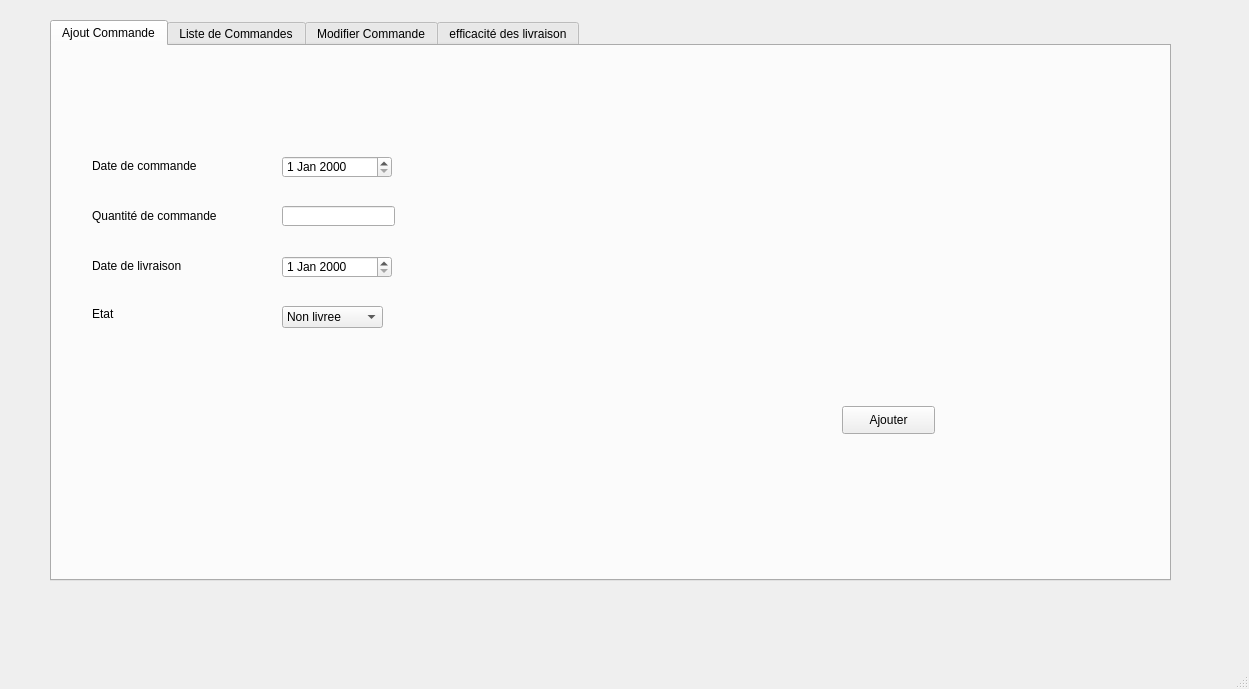
<?xml version="1.0" encoding="UTF-8"?>
<ui version="4.0">
 <class>CommandeWindow</class>
 <widget class="QMainWindow" name="CommandeWindow">
  <property name="geometry">
   <rect>
    <x>0</x>
    <y>0</y>
    <width>1249</width>
    <height>689</height>
   </rect>
  </property>
  <property name="windowTitle">
   <string>CommandeWindow</string>
  </property>
  <widget class="QWidget" name="centralwidget">
   <widget class="QTabWidget" name="tabWidget">
    <property name="geometry">
     <rect>
      <x>50</x>
      <y>20</y>
      <width>1121</width>
      <height>561</height>
     </rect>
    </property>
    <property name="currentIndex">
     <number>0</number>
    </property>
    <widget class="QWidget" name="tab">
     <attribute name="title">
      <string>Ajout Commande</string>
     </attribute>
     <widget class="QComboBox" name="Etat">
      <property name="geometry">
       <rect>
        <x>230</x>
        <y>260</y>
        <width>101</width>
        <height>22</height>
       </rect>
      </property>
      <item>
       <property name="text">
        <string>Non livree</string>
       </property>
      </item>
     </widget>
     <widget class="QPushButton" name="AjoutCo">
      <property name="geometry">
       <rect>
        <x>790</x>
        <y>360</y>
        <width>93</width>
        <height>28</height>
       </rect>
      </property>
      <property name="text">
       <string>Ajouter</string>
      </property>
     </widget>
     <widget class="QDateEdit" name="DL">
      <property name="geometry">
       <rect>
        <x>230</x>
        <y>210</y>
        <width>110</width>
        <height>22</height>
       </rect>
      </property>
     </widget>
     <widget class="QLabel" name="label_3">
      <property name="geometry">
       <rect>
        <x>40</x>
        <y>210</y>
        <width>121</width>
        <height>20</height>
       </rect>
      </property>
      <property name="text">
       <string>Date de livraison </string>
      </property>
     </widget>
     <widget class="QDateEdit" name="DC">
      <property name="geometry">
       <rect>
        <x>230</x>
        <y>110</y>
        <width>110</width>
        <height>22</height>
       </rect>
      </property>
     </widget>
     <widget class="QLabel" name="label">
      <property name="geometry">
       <rect>
        <x>40</x>
        <y>110</y>
        <width>141</width>
        <height>20</height>
       </rect>
      </property>
      <property name="text">
       <string>Date de commande</string>
      </property>
     </widget>
     <widget class="QLabel" name="label_4">
      <property name="geometry">
       <rect>
        <x>40</x>
        <y>260</y>
        <width>71</width>
        <height>16</height>
       </rect>
      </property>
      <property name="text">
       <string>Etat</string>
      </property>
     </widget>
     <widget class="QLabel" name="label_2">
      <property name="geometry">
       <rect>
        <x>40</x>
        <y>160</y>
        <width>161</width>
        <height>20</height>
       </rect>
      </property>
      <property name="text">
       <string>Quantité de commande</string>
      </property>
     </widget>
     <widget class="QLineEdit" name="QC">
      <property name="geometry">
       <rect>
        <x>230</x>
        <y>160</y>
        <width>113</width>
        <height>20</height>
       </rect>
      </property>
     </widget>
    </widget>
    <widget class="QWidget" name="tab_2">
     <attribute name="title">
      <string>Liste de Commandes</string>
     </attribute>
     <widget class="QTableView" name="Commandelist">
      <property name="geometry">
       <rect>
        <x>50</x>
        <y>150</y>
        <width>881</width>
        <height>351</height>
       </rect>
      </property>
     </widget>
     <widget class="QPushButton" name="supco">
      <property name="geometry">
       <rect>
        <x>310</x>
        <y>110</y>
        <width>93</width>
        <height>28</height>
       </rect>
      </property>
      <property name="text">
       <string>supprimer</string>
      </property>
     </widget>
     <widget class="QLineEdit" name="idsup">
      <property name="geometry">
       <rect>
        <x>60</x>
        <y>110</y>
        <width>231</width>
        <height>21</height>
       </rect>
      </property>
      <property name="text">
       <string/>
      </property>
     </widget>
     <widget class="QPushButton" name="chercherC">
      <property name="geometry">
       <rect>
        <x>430</x>
        <y>110</y>
        <width>93</width>
        <height>28</height>
       </rect>
      </property>
      <property name="text">
       <string>chercher</string>
      </property>
     </widget>
     <widget class="QPushButton" name="statistique">
      <property name="geometry">
       <rect>
        <x>550</x>
        <y>110</y>
        <width>93</width>
        <height>28</height>
       </rect>
      </property>
      <property name="text">
       <string>Statistique</string>
      </property>
     </widget>
     <widget class="QComboBox" name="comboBox">
      <property name="geometry">
       <rect>
        <x>710</x>
        <y>110</y>
        <width>151</width>
        <height>22</height>
       </rect>
      </property>
      <item>
       <property name="text">
        <string/>
       </property>
      </item>
      <item>
       <property name="text">
        <string>Date commande ascendant</string>
       </property>
      </item>
      <item>
       <property name="text">
        <string>Date commande descandant</string>
       </property>
      </item>
      <item>
       <property name="text">
        <string>Date de livraison ascendant</string>
       </property>
      </item>
      <item>
       <property name="text">
        <string>Date de livraison descandant</string>
       </property>
      </item>
     </widget>
     <widget class="QPushButton" name="exportpdf">
      <property name="geometry">
       <rect>
        <x>740</x>
        <y>50</y>
        <width>93</width>
        <height>28</height>
       </rect>
      </property>
      <property name="text">
       <string>Exporter PDF</string>
      </property>
     </widget>
    </widget>
    <widget class="QWidget" name="tab_3">
     <attribute name="title">
      <string>Modifier Commande</string>
     </attribute>
     <widget class="QLabel" name="label_5">
      <property name="geometry">
       <rect>
        <x>130</x>
        <y>80</y>
        <width>141</width>
        <height>20</height>
       </rect>
      </property>
      <property name="text">
       <string>Date de commande</string>
      </property>
     </widget>
     <widget class="QLabel" name="label_6">
      <property name="geometry">
       <rect>
        <x>140</x>
        <y>140</y>
        <width>171</width>
        <height>16</height>
       </rect>
      </property>
      <property name="text">
       <string>Quantité de commande</string>
      </property>
     </widget>
     <widget class="QLabel" name="label_7">
      <property name="geometry">
       <rect>
        <x>140</x>
        <y>200</y>
        <width>121</width>
        <height>16</height>
       </rect>
      </property>
      <property name="text">
       <string>Date de livraison </string>
      </property>
     </widget>
     <widget class="QLabel" name="label_8">
      <property name="geometry">
       <rect>
        <x>140</x>
        <y>280</y>
        <width>71</width>
        <height>16</height>
       </rect>
      </property>
      <property name="text">
       <string>Etat</string>
      </property>
     </widget>
     <widget class="QDateEdit" name="DCM">
      <property name="geometry">
       <rect>
        <x>340</x>
        <y>80</y>
        <width>110</width>
        <height>22</height>
       </rect>
      </property>
     </widget>
     <widget class="QLineEdit" name="QCM">
      <property name="geometry">
       <rect>
        <x>330</x>
        <y>140</y>
        <width>113</width>
        <height>20</height>
       </rect>
      </property>
     </widget>
     <widget class="QDateEdit" name="DLM">
      <property name="geometry">
       <rect>
        <x>330</x>
        <y>200</y>
        <width>110</width>
        <height>22</height>
       </rect>
      </property>
     </widget>
     <widget class="QComboBox" name="EtatM">
      <property name="geometry">
       <rect>
        <x>330</x>
        <y>270</y>
        <width>101</width>
        <height>22</height>
       </rect>
      </property>
      <item>
       <property name="text">
        <string>en cours</string>
       </property>
      </item>
      <item>
       <property name="text">
        <string>livree</string>
       </property>
      </item>
     </widget>
     <widget class="QPushButton" name="pushButton">
      <property name="geometry">
       <rect>
        <x>660</x>
        <y>340</y>
        <width>93</width>
        <height>28</height>
       </rect>
      </property>
      <property name="text">
       <string>Modifier</string>
      </property>
     </widget>
     <widget class="QLineEdit" name="idam">
      <property name="geometry">
       <rect>
        <x>740</x>
        <y>40</y>
        <width>113</width>
        <height>20</height>
       </rect>
      </property>
     </widget>
     <widget class="QLabel" name="label_9">
      <property name="geometry">
       <rect>
        <x>566</x>
        <y>44</y>
        <width>151</width>
        <height>20</height>
       </rect>
      </property>
      <property name="text">
       <string>Reference a modifier</string>
      </property>
     </widget>
    </widget>
    <widget class="QWidget" name="tab_4">
     <attribute name="title">
      <string>efficacité des livraison</string>
     </attribute>
     <widget class="QPushButton" name="pushButton_2">
      <property name="geometry">
       <rect>
        <x>610</x>
        <y>320</y>
        <width>151</width>
        <height>28</height>
       </rect>
      </property>
      <property name="text">
       <string>Generation du bilan</string>
      </property>
     </widget>
     <widget class="QLabel" name="label_10">
      <property name="geometry">
       <rect>
        <x>60</x>
        <y>120</y>
        <width>241</width>
        <height>20</height>
       </rect>
      </property>
      <property name="text">
       <string>id commande a modifier son etat</string>
      </property>
     </widget>
     <widget class="QLineEdit" name="idmodetat">
      <property name="geometry">
       <rect>
        <x>330</x>
        <y>120</y>
        <width>113</width>
        <height>20</height>
       </rect>
      </property>
     </widget>
     <widget class="QPushButton" name="etatmodifier">
      <property name="geometry">
       <rect>
        <x>160</x>
        <y>210</y>
        <width>121</width>
        <height>28</height>
       </rect>
      </property>
      <property name="text">
       <string>modifier letat</string>
      </property>
     </widget>
    </widget>
   </widget>
  </widget>
  <widget class="QMenuBar" name="menubar">
   <property name="geometry">
    <rect>
     <x>0</x>
     <y>0</y>
     <width>1249</width>
     <height>25</height>
    </rect>
   </property>
  </widget>
  <widget class="QStatusBar" name="statusbar"/>
 </widget>
 <resources/>
 <connections/>
</ui>
